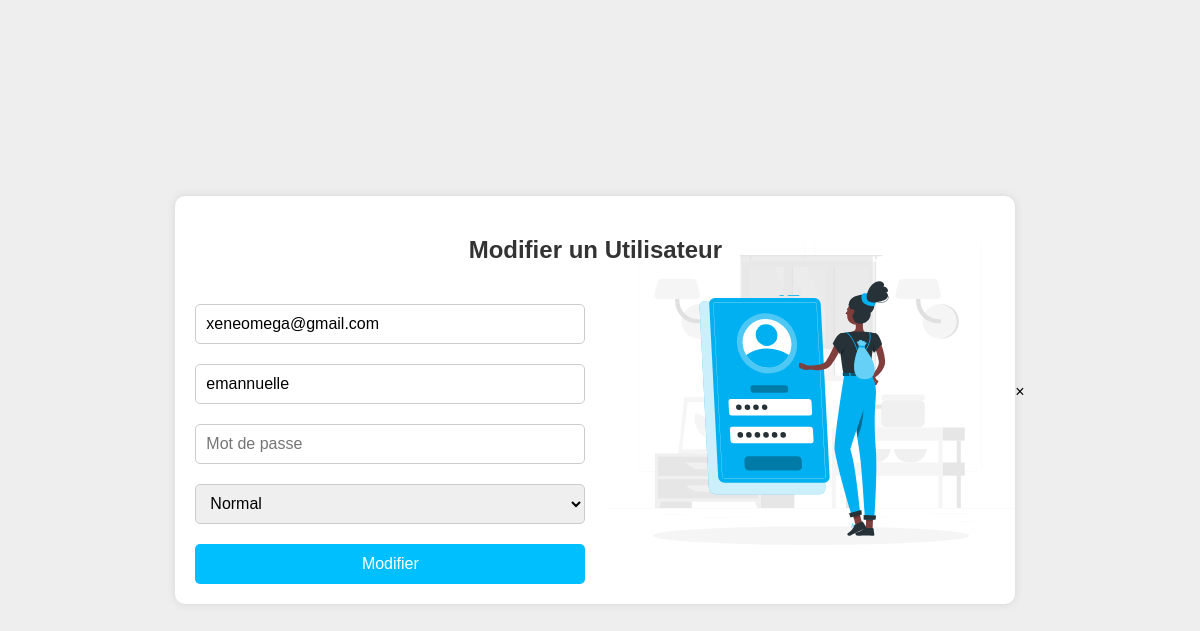
The app's page /Back-Office/espace_admin/modifierUtilisateur.php?id=32 with its own data.
### tables this page shows
CREATE TABLE `users` (
  `id` int NOT NULL,
  `email` varchar(255) NOT NULL,
  `username` varchar(255) NOT NULL,
  `password` varchar(255) NOT NULL,
  `role` varchar(50) NOT NULL
);

### Back-Office/espace_admin/modifierUtilisateur.php (the view, shortened to what this page needs)
<?php
require('../connection.php');
$id = $_GET['id'];
$query = $pdo->prepare("SELECT * FROM users WHERE id = ?");
if ($query->execute([$id])) {
    $datas = $query->fetch(PDO::FETCH_ASSOC);
} else {
    echo "Erreur lors de la récupération des données.";
    exit;
}
?>
<!DOCTYPE html>
<html lang="fr">
<head>
    <link rel="stylesheet" href="../../css/modifierUtilisateur.css">
</head>
<body>
    <form action="" method="POST">
        <h2>Modifier un Utilisateur</h2>
        <input type="email" id="email" name="email" placeholder="Email" value="<?php echo htmlspecialchars($datas['email']); ?>" required>
        <input type="text" id="username" name="username" placeholder="Nom d'utilisateur" value="<?php echo htmlspecialchars($datas['username']); ?>" required>
        <input type="password" id="password" name="password" placeholder="Mot de passe">
        <br>
        <select id="role" name="role" required>
            <option value="normal" <?php echo ($datas['role'] == 'normal') ? 'selected' : ''; ?>>Normal</option>
        </select>
        <br>
        <button type="submit" name="update_user">Modifier</button>
    </form>
    <div id="successModal" class="modal">
        <div class="modal-content">
            <span class="close-btn" onclick="closeModal()">&times;</span>
        </div>
    </div>
</body>
</html>

### css/modifierUtilisateur.css (style rules this page uses)
body { background-color: #eeeeef; font-family: Arial, sans-serif; display: flex; justify-content: center; align-items: center; height: 100vh; margin: 0; }
form { display: grid; grid-template-columns: 1fr 1fr; grid-template-rows: auto 1fr; background-color: #ffffff; grid-gap: 20px; background-image: url(../images/Login-rafiki.svg); background-repeat: no-repeat; background-position: right; padding: 20px; border-radius: 10px; box-shadow: 0 0 10px rgba(0, 0, 0, 0.1); max-width: 800px; width: 100%; }
h2 { grid-column: 1 / 3; text-align: center; margin-bottom: 20px; font-size: 1.5em; color: #333; }
input[type="email"], input[type="text"], input[type="password"], select, input[type="file"] { width: 100%; height: 40px; padding: 5px 10px; font-size: 1em; border: 1px solid #ccc; border-radius: 5px; box-sizing: border-box; grid-column: 1 / 2; }
button { grid-column: 1 / 2; height: 40px; background-color: #00bfff; color: #fff; border: none; border-radius: 5px; cursor: pointer; font-size: 1em; text-align: center; padding: 10px; }

### records on screen
users: email "xeneomega@gmail.com", username "emannuelle", role "Normal"
